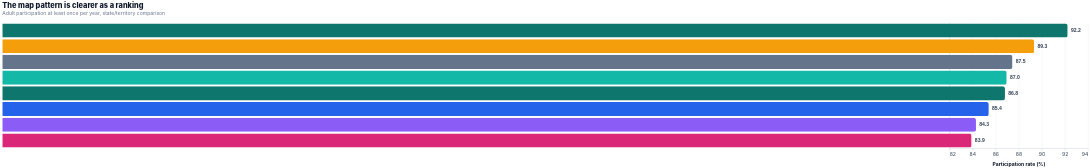

The Vega-Lite source for this figure:
### Vega-Lite specification from a JSON file in a GitHub repository (floating-point values rounded to 4 significant figures)
{"$schema": "https://vega.github.io/schema/vega-lite/v5.json", "background": "transparent", "config": {"view": {"stroke": null}, "axis": {"labelFont": "Inter, Arial, sans-serif", "titleFont": "Inter, Arial, sans-serif", "labelColor": "#334155", "titleColor": "#0f172a", "gridColor": "#e8edf4", "domainColor": "#cbd5e1", "tickColor": "#cbd5e1", "labelFontSize": 11, "titleFontSize": 11, "titlePadding": 10}, "legend": {"labelFont": "Inter, Arial, sans-serif", "titleFont": "Inter, Arial, sans-serif", "orient": "bottom", "labelLimit": 180, "labelFontSize": 10, "titleFontSize": 10, "symbolType": "circle"}, "title": {"font": "Inter, Arial, sans-serif", "fontSize": 16, "fontWeight": 800, "subtitleFont": "Inter, Arial, sans-serif", "subtitleFontSize": 11, "anchor": "start", "color": "#0f172a", "subtitleColor": "#64748b", "offset": 14}, "bar": {"cornerRadiusEnd": 5}, "range": {"category": ["#0f766e", "#2563eb", "#f59e0b", "#db2777", "#8b5cf6", "#14b8a6", "#64748b"]}}, "title": {"text": "The map pattern is clearer as a ranking", "subtitle": "Adult participation at least once per year, state/territory comparison"}, "data": {"values": [{"state_abbr": "ACT", "state_name": "Australian Capital Territory", "participation_rate_pct": 92.24, "estimated_adult_participants": 367094, "longitude": 149.1, "latitude": -35.28, "label_dx": 0, "label_dy": -20}, {"state_abbr": "NSW", "state_name": "New South Wales", "participation_rate_pct": 85.41, "estimated_adult_participants": 6028038, "longitude": 151.2, "latitude": -33.87, "label_dx": 0, "label_dy": 18}, {"state_abbr": "NT", "state_name": "Northern Territory", "participation_rate_pct": 89.34, "estimated_adult_participants": 186157, "longitude": 130.8, "latitude": -12.46, "label_dx": 0, "label_dy": -18}, {"state_abbr": "QLD", "state_name": "Queensland", "participation_rate_pct": 83.92, "estimated_adult_participants": 3882805, "longitude": 153.0, "latitude": -27.47, "label_dx": 0, "label_dy": -18}, {"state_abbr": "SA", "state_name": "South Australia", "participation_rate_pct": 84.3, "estimated_adult_participants": 1332909, "longitude": 138.6, "latitude": -34.93, "label_dx": 0, "label_dy": 18}, {"state_abbr": "TAS", "state_name": "Tasmania", "participation_rate_pct": 86.96, "estimated_adult_participants": 420327, "longitude": 147.3, "latitude": -42.88, "label_dx": 0, "label_dy": 18}, {"state_abbr": "VIC", "state_name": "Victoria", "participation_rate_pct": 87.46, "estimated_adult_participants": 5082762, "longitude": 145.0, "latitude": -37.81, "label_dx": 0, "label_dy": 18}, {"state_abbr": "WA", "state_name": "Western Australia", "participation_rate_pct": 86.81, "estimated_adult_participants": 2143227, "longitude": 115.9, "latitude": -31.95, "label_dx": 0, "label_dy": -18}]}, "width": "container", "height": {"step": 34}, "layer": [{"mark": {"type": "bar", "tooltip": true}, "encoding": {"y": {"field": "state_name", "type": "nominal", "sort": ["Australian Capital Territory", "Northern Territory", "Victoria", "Tasmania", "Western Australia", "New South Wales", "South Australia", "Queensland"], "title": null, "axis": {"labelLimit": 180}}, "x": {"field": "participation_rate_pct", "type": "quantitative", "title": "Participation rate (%)", "scale": {"domain": [82, 94]}}, "color": {"field": "state_abbr", "type": "nominal", "legend": null}, "tooltip": [{"field": "state_name", "title": "State/Territory"}, {"field": "participation_rate_pct", "title": "Participation rate (%)", "format": ".1f"}, {"field": "estimated_adult_participants", "title": "Estimated adult participants", "format": ","}]}}, {"mark": {"type": "text", "align": "left", "dx": 7, "fontSize": 11, "fontWeight": 800, "color": "#334155"}, "encoding": {"y": {"field": "state_name", "type": "nominal", "sort": ["Australian Capital Territory", "Northern Territory", "Victoria", "Tasmania", "Western Australia", "New South Wales", "South Australia", "Queensland"], "title": null}, "x": {"field": "participation_rate_pct", "type": "quantitative"}, "text": {"field": "participation_rate_pct", "format": ".1f"}}}]}
